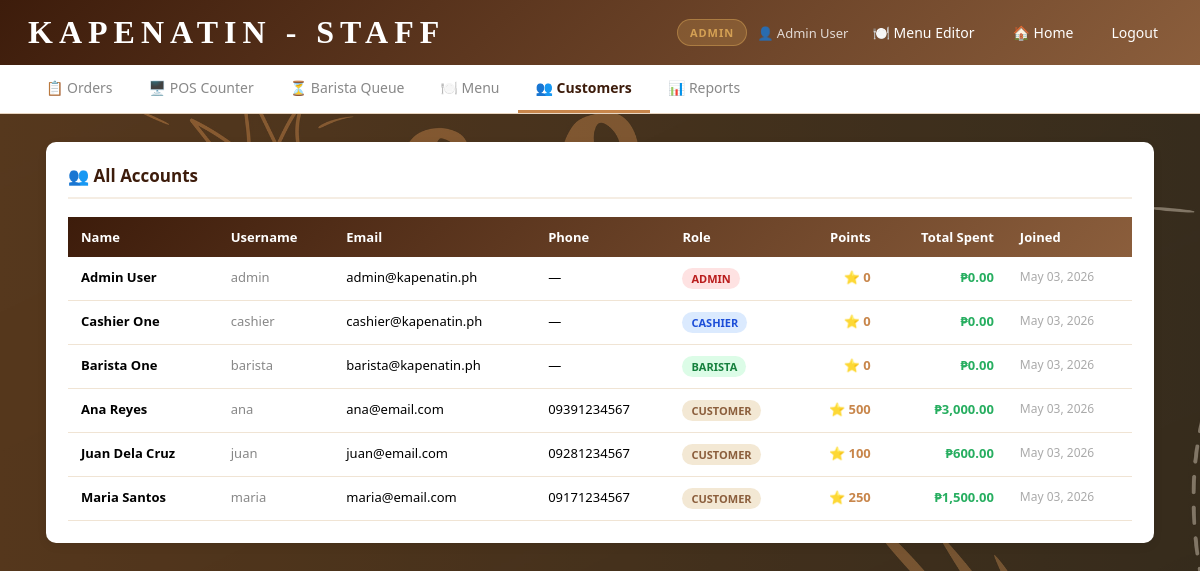
The app's page /staff_dashboard.php?tab=customers (signed in) with its own data.
### tables this page shows
CREATE TABLE IF NOT EXISTS users (
    id INT AUTO_INCREMENT PRIMARY KEY,
    username VARCHAR(50) UNIQUE NOT NULL,
    password VARCHAR(255) NOT NULL,
    name VARCHAR(100) NOT NULL,
    email VARCHAR(100),
    phone VARCHAR(20),
    role ENUM('admin','cashier','barista','customer') DEFAULT 'customer',
    loyalty_points INT DEFAULT 0,
    total_spent DECIMAL(12,2) DEFAULT 0.00,
    created_at TIMESTAMP DEFAULT CURRENT_TIMESTAMP
);

### staff_dashboard.php (the view, shortened to what this page needs)
<?php
require("config.php");
$role = $_SESSION['role'] ?? 'customer';
$tab = $_GET['tab'] ?? ($role === 'barista' ? 'queue' : 'orders');
$all_orders  = $mysqli->query("SELECT * FROM orders ORDER BY created_at DESC LIMIT 100");
$today_rev   = $mysqli->query("SELECT COALESCE(SUM(total),0) as r FROM orders WHERE DATE(created_at)=CURDATE() AND status!='Cancelled'")->fetch_assoc()['r'];
$today_ord   = $mysqli->query("SELECT COUNT(*) as c FROM orders WHERE DATE(created_at)=CURDATE()")->fetch_assoc()['c'];
$pending_cnt = $mysqli->query("SELECT COUNT(*) as c FROM orders WHERE status IN ('Confirmed','Preparing')")->fetch_assoc()['c'];
?>
<!DOCTYPE html>
<html>
<head>
</head>
<body>
<header>
  <nav>
    <div class="logo"> <a href = "index.php">KAPENATIN - STAFF</a></div>
    <div class="nav-right">
      <span class="role-badge"><?php echo strtoupper($role); ?></span>
      <span style="color:rgba(255,255,255,.8);font-size:13px;">👤 <?php echo htmlspecialchars($_SESSION['name']); ?></span>
      <?php if ($role === 'admin'): ?>
      <a href="menu.php">🍽️ Menu Editor</a>
      <?php endif; ?>
      <a href="index.php">🏠 Home</a>
      <a href="logout.php">Logout</a>
    </div>
  </nav>
</header>
<div class="tab-nav">
  <?php if (in_array($role,['admin','cashier'])): ?>
    <a href="?tab=orders"  class="<?php echo $tab=='orders' ?'active':''; ?>">📋 Orders</a>
    <a href="?tab=pos"     class="<?php echo $tab=='pos'    ?'active':''; ?>">🖥️ POS Counter</a>
  <?php endif; ?>
  <?php if (in_array($role,['admin','barista'])): ?>
    <a href="?tab=queue"   class="<?php echo $tab=='queue'  ?'active':''; ?>">⏳ Barista Queue<?php echo $pending_cnt>0?" ($pending_cnt)":''; ?></a>
  <?php endif; ?>
  <?php if ($role==='admin'): ?>
    <a href="?tab=menu"      class="<?php echo $tab=='menu'      ?'active':''; ?>">🍽️ Menu</a>
    <a href="?tab=customers" class="<?php echo $tab=='customers' ?'active':''; ?>">👥 Customers</a>
    <a href="?tab=reports"   class="<?php echo $tab=='reports'   ?'active':''; ?>">📊 Reports</a>
  <?php endif; ?>
</div>
<div class="container">
<?php if ($tab==='orders' && in_array($role,['admin','cashier'])): ?>
  <div class="stats">
    <div class="stat-card"><div class="stat-number">₱<?php echo number_format($today_rev,0); ?></div><div class="stat-label">Today's Revenue</div></div>
    <div class="stat-card green"><div class="stat-number"><?php echo $today_ord; ?></div><div class="stat-label">Today's Orders</div></div>
    <div class="stat-card red"><div class="stat-number"><?php echo $pending_cnt; ?></div><div class="stat-label">Active Orders</div></div>
  </div>
  <div class="section-card">
    <h3>All Orders</h3>
    <div class="table-wrap">
      <table>
        <thead><tr><th>Order #</th><th>Customer</th><th style="text-align:right">Total</th><th>Payment</th><th>Status</th><th>Date</th><th>Actions</th></tr></thead>
        <tbody>
        <?php $idx=0; while ($order=$all_orders->fetch_assoc()): $bc='badge-'.strtolower($order['status']); ?>
          <tr>
            <td class="order-num"><?php echo htmlspecialchars($order['order_number']); ?></td>
            <td><?php echo htmlspecialchars($order['customer_name']); ?><?php if($order['customer_phone']): ?><br><small style="color:#aaa"><?php echo htmlspecialchars($order['customer_phone']); ?></small><?php endif; ?></td>
            <td style="text-align:right;font-weight:bold;color:#27ae60">₱<?php echo number_format($order['total'],2); ?></td>
            <td><?php echo htmlspecialchars($order['payment_method']); ?></td>
            <td><span class="badge <?php echo $bc; ?>"><?php echo htmlspecialchars($order['status']); ?></span></td>
            <td><?php echo date('M d, Y H:i',strtotime($order['created_at'])); ?></td>
            <td>
              <div style="display:flex;gap:4px;flex-wrap:wrap">
                <button onclick="toggleDetail(<?php echo $idx; ?>)" class="btn-sm btn-brown">Details</button>
                <?php if($order['status']==='Confirmed'): ?>
                  <form method="POST" style="display:inline"><input type="hidden" name="order_id" value="<?php echo $order['order_number']; ?>"><input type="hidden" name="new_status" value="Preparing"><input type="hidden" name="tab" value="orders"><button type="submit" name="update_status" class="btn-sm btn-orange">▶ Prep</button></form>
                <?php elseif($order['status']==='Preparing'): ?>
                  <form method="POST" style="display:inline"><input type="hidden" name="order_id" value="<?php echo $order['order_number']; ?>"><input type="hidden" name="new_status" value="Ready"><input type="hidden" name="tab" value="orders"><button type="submit" name="update_status" class="btn-sm btn-green">✓ Ready</button></form>
                <?php elseif($order['status']==='Ready'): ?>
                  <form method="POST" style="display:inline"><input type="hidden" name="order_id" value="<?php echo $order['order_number']; ?>"><input type="hidden" name="new_status" value="Completed"><input type="hidden" name="tab" value="orders"><button type="submit" name="update_status" class="btn-sm btn-green">✓ Done</button></form>
                <?php endif; ?>
                <?php if(in_array($order['status'],['Confirmed','Preparing'])): ?>
                  <form method="POST" style="display:inline"><input type="hidden" name="order_id" value="<?php echo $order['order_number']; ?>"><input type="hidden" name="new_status" value="Cancelled"><input type="hidden" name="tab" value="orders"><button type="submit" name="update_status" class="btn-sm btn-red" onclick="return confirm('Cancel this order?')">✕</button></form>
                <?php endif; ?>
              </div>
            </td>
          </tr>
          <tr id="detail-<?php echo $idx; ?>" class="order-details-row">
            <td colspan="7" class="order-details-content">
              <?php
                $itq=$mysqli->prepare("SELECT * FROM order_items WHERE order_number=?");
                $itq->bind_param("s",$order['order_number']); $itq->execute();
                $itr=$itq->get_result(); $itq->close();
              ?>
              <table class="detail-items-table">
                <thead><tr><th>Product</th><th>Customization</th><th style="text-align:center">Qty</th><th style="text-align:right">Unit Price</th><th style="text-align:right">Subtotal</th></tr></thead>
                <tbody>
                <?php while($it=$itr->fetch_assoc()): ?>
                  <tr>
                    <td style="font-weight:600"><?php echo htmlspecialchars($it['product_name']); ?></td>
                    <td style="color:#888"><?php $sp=array_filter([$it['size_name'],$it['milk_name'],$it['sugar_name'],$it['addons']]); echo htmlspecialchars(implode(' · ',$sp)); if($it['notes']) echo '<br><em>'.htmlspecialchars($it['notes']).'</em>'; ?></td>
                    <td style="text-align:center"><?php echo $it['quantity']; ?></td>
                    <td style="text-align:right">₱<?php echo number_format($it['unit_price'],2); ?></td>
                    <td style="text-align:right;font-weight:bold">₱<?php echo number_format($it['subtotal'],2); ?></td>
                  </tr>
                <?php endwhile; ?>
                  <tr style="background:#f5ede3"><td colspan="3"></td><td style="text-align:right;font-weight:bold">Total:</td><td style="text-align:right;font-weight:bold;color:#8b5e3c">₱<?php echo number_format($order['total'],2); ?></td></tr>
                </tbody>
              </table>
            </td>
          </tr>
        <?php $idx++; endwhile; ?>
        </tbody>
      </table>
    </div>
  </div>
<?php elseif ($tab==='customers' && $role==='admin'): ?>
  <div class="section-card">
    <h3>👥 All Accounts</h3>
    <div class="table-wrap">
      <table>
        <thead><tr><th>Name</th><th>Username</th><th>Email</th><th>Phone</th><th>Role</th><th style="text-align:right">Points</th><th style="text-align:right">Total Spent</th><th>Joined</th></tr></thead>
        <tbody>
        <?php $uq=$mysqli->query("SELECT * FROM users ORDER BY role,name"); while($u=$uq->fetch_assoc()): ?>
          <tr>
            <td style="font-weight:600"><?php echo htmlspecialchars($u['name']); ?></td>
            <td style="color:#888"><?php echo htmlspecialchars($u['username']); ?></td>
            <td><?php echo htmlspecialchars($u['email']); ?></td>
            <td><?php echo htmlspecialchars($u['phone']??'—'); ?></td>
            <td><span class="badge badge-<?php echo $u['role']; ?>"><?php echo ucfirst($u['role']); ?></span></td>
            <td style="text-align:right;font-weight:bold;color:#c8864b">⭐ <?php echo number_format($u['loyalty_points']); ?></td>
            <td style="text-align:right;color:#27ae60;font-weight:bold">₱<?php echo number_format($u['total_spent'],2); ?></td>
            <td style="color:#aaa;font-size:12px"><?php echo date('M d, Y',strtotime($u['created_at'])); ?></td>
          </tr>
        <?php endwhile; ?>
        </tbody>
      </table>
    </div>
  </div>
<?php endif; ?>
</div>
</body>
</html>

### staff_dashboard.php (style rules this page uses)
* { margin:0;padding:0;box-sizing:border-box }
body { font-family:'Segoe UI',Tahoma,Geneva,Verdana,sans-serif; background-image: url(bg.png); min-height:100vh }
header { background:linear-gradient(135deg,#3d1c0b 0%,#8b5e3c 100%);box-shadow:0 4px 12px rgba(61,28,11,.3);width:100% }
nav { display:flex;justify-content:space-between;align-items:center;padding:14px 28px;flex-wrap:wrap;gap:10px }
.logo { font-family: 'Quiapo Free';font-size:32px;font-weight:bold;color:white;letter-spacing: 6px; }
.logo a { text-decoration: none; color:white; }
.nav-right { display:flex;gap:10px;align-items:center;flex-wrap:wrap }
.nav-right a { text-decoration:none;color:white;font-weight:500;padding:6px 14px;border-radius:5px;transition:all .3s;font-size:14px }
.role-badge { background:rgba(212,160,84,.25);border:1px solid rgba(212,160,84,.5);color:#d4a054;font-size:11px;font-weight:700;letter-spacing:1px;text-transform:uppercase;padding:5px 12px;border-radius:50px }
.tab-nav { background:white;border-bottom:1px solid #e8d5c0;display:flex;overflow-x:auto;padding:0 28px }
.tab-nav a { text-decoration:none;color:#888;font-weight:500;padding:13px 18px;border-bottom:3px solid transparent;white-space:nowrap;font-size:14px;transition:all .2s }
.tab-nav a.active { color:#3d1c0b;border-bottom-color:#c8864b;font-weight:600 }
.container { max-width:95%;margin:28px auto;padding:0 16px }
.section-card { background:white;padding:22px;border-radius:10px;box-shadow:0 3px 10px rgba(0,0,0,.08);margin-bottom:22px }
.section-card h3 { color:#3d1c0b;font-size:17px;margin-bottom:18px;padding-bottom:10px;border-bottom:2px solid #f5ede3 }
.table-wrap { overflow-x:auto }
table { width:100%;border-collapse:collapse;font-size:13px }
thead tr { background:linear-gradient(135deg,#3d1c0b,#8b5e3c);color:white }
th { padding:11px 13px;text-align:left }
td { padding:11px 13px;border-bottom:1px solid #f0e4d4;vertical-align:top }
.badge { padding:3px 9px;border-radius:50px;font-size:11px;font-weight:700;text-transform:uppercase;display:inline-block }
.badge-admin { background:#fee2e2;color:#b91c1c }
.badge-cashier { background:#dbeafe;color:#1d4ed8 }
.badge-barista { background:#dcfce7;color:#15803d }
.badge-customer { background:#f3e8d4;color:#8b5e3c }

### records on screen
users: name "Admin User", username "admin", email "admin@kapenatin.ph", phone "—", role "ADMIN", loyalty_points "0", total_spent "0.00", created_at "May 03, 2026"
users: name "Cashier One", username "cashier", email "cashier@kapenatin.ph", phone "—", role "CASHIER", loyalty_points "0", total_spent "0.00", created_at "May 03, 2026"
users: name "Barista One", username "barista", email "barista@kapenatin.ph", phone "—", role "BARISTA", loyalty_points "0", total_spent "0.00", created_at "May 03, 2026"
users: name "Ana Reyes", username "ana", email "ana@email.com", phone "09391234567", role "CUSTOMER", loyalty_points "500", total_spent "3,000.00", created_at "May 03, 2026"
users: name "Juan Dela Cruz", username "juan", email "juan@email.com", phone "09281234567", role "CUSTOMER", loyalty_points "100", total_spent "600.00", created_at "May 03, 2026"
users: name "Maria Santos", username "maria", email "maria@email.com", phone "09171234567", role "CUSTOMER", loyalty_points "250", total_spent "1,500.00", created_at "May 03, 2026"

### other values on screen
$role "ADMIN"
$_SESSION['name'] "Admin User"
